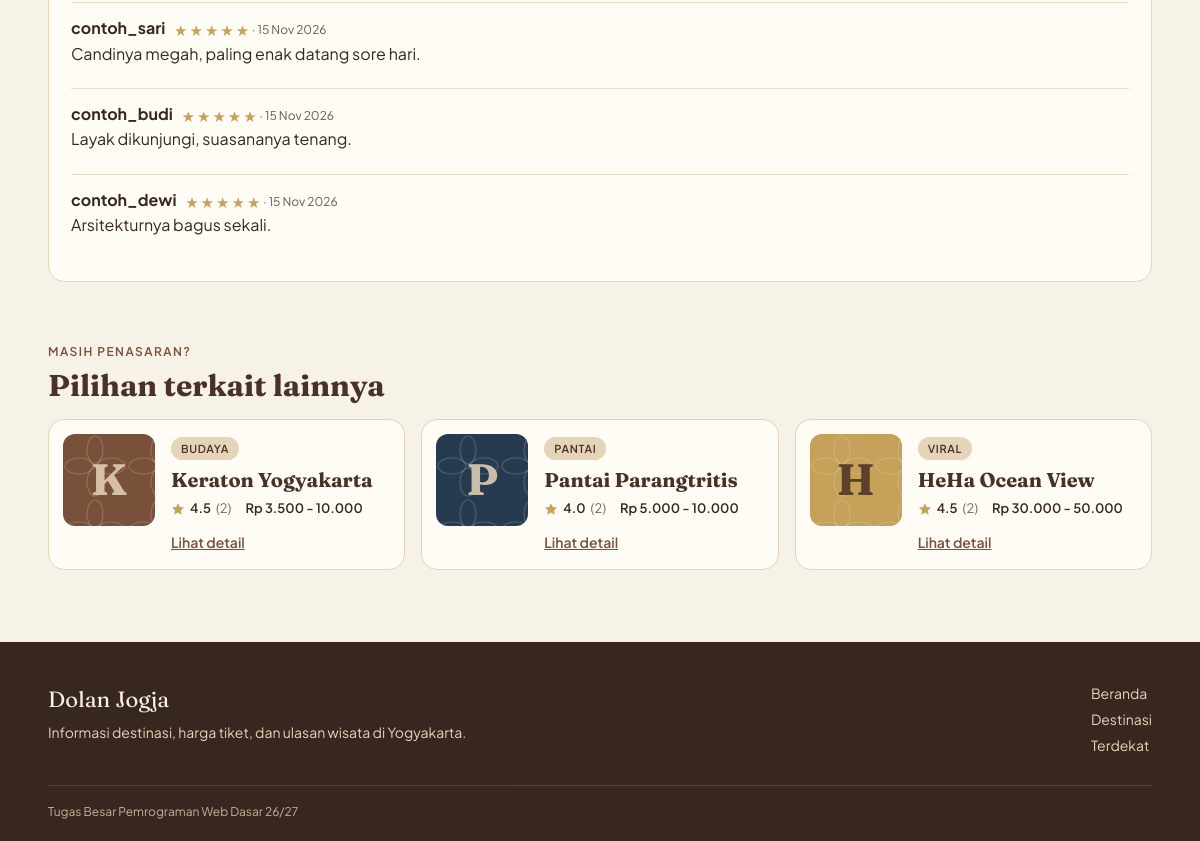
Before: /destinasi/detail.php?id=1 (lower part) with the older database file.
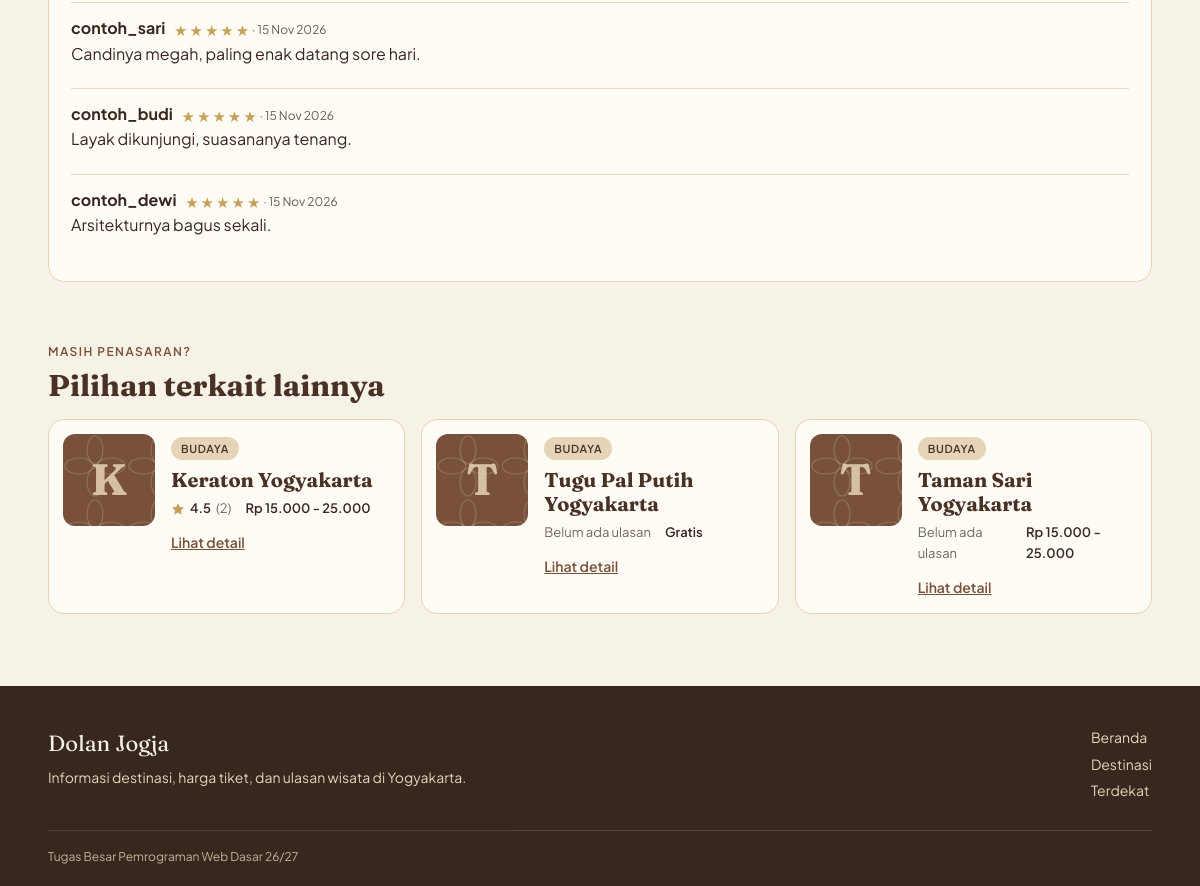
After: the same page with the newer database file.
### tables this page shows
CREATE TABLE reviews (
  id INT AUTO_INCREMENT PRIMARY KEY,
  destination_id INT NOT NULL,
  user_id INT NOT NULL,
  rating TINYINT NOT NULL,
  komentar TEXT,
  created_at TIMESTAMP DEFAULT CURRENT_TIMESTAMP,
  FOREIGN KEY (destination_id) REFERENCES destinations(id) ON DELETE CASCADE,
  FOREIGN KEY (user_id) REFERENCES users(id) ON DELETE CASCADE
);

CREATE TABLE users (
  id INT AUTO_INCREMENT PRIMARY KEY,
  username VARCHAR(30) NOT NULL UNIQUE,
  email VARCHAR(100) NOT NULL UNIQUE,
  password VARCHAR(255) NOT NULL,
  nama_lengkap VARCHAR(100) NOT NULL,
  no_hp VARCHAR(20) DEFAULT NULL,
  foto VARCHAR(255) DEFAULT NULL,
  role ENUM('user','admin') NOT NULL DEFAULT 'user',
  created_at TIMESTAMP DEFAULT CURRENT_TIMESTAMP
);

CREATE TABLE destinations (
  id INT AUTO_INCREMENT PRIMARY KEY,
  category_id INT NOT NULL,
  nama VARCHAR(100) NOT NULL,
  UNIQUE KEY unik_nama_destinasi (nama),
  lokasi VARCHAR(200) NOT NULL,
  deskripsi TEXT,
  harga_tiket INT NOT NULL DEFAULT 0,
  harga_maks INT DEFAULT NULL,
  jam_buka VARCHAR(100),
  latitude DECIMAL(10,7),
  longitude DECIMAL(10,7),
  foto VARCHAR(255),
  created_at TIMESTAMP DEFAULT CURRENT_TIMESTAMP,
  FOREIGN KEY (category_id) REFERENCES categories(id)
);

CREATE TABLE categories (
  id INT AUTO_INCREMENT PRIMARY KEY,
  nama VARCHAR(50) NOT NULL
);

### includes/ulasan_bantuan.php (called while the page is built, shortened)
<?php
if (!function_exists("pastikan_bantuan_ulasan")) {
    function pastikan_bantuan_ulasan($conn) {
        static $siap = null;
        $sql = "CREATE TABLE IF NOT EXISTS review_helps (
            id INT AUTO_INCREMENT PRIMARY KEY,
            review_id INT NOT NULL,
            user_id INT NOT NULL,
            created_at TIMESTAMP DEFAULT CURRENT_TIMESTAMP,
            UNIQUE KEY unik_bantuan (review_id, user_id),
            FOREIGN KEY (review_id) REFERENCES reviews(id) ON DELETE CASCADE,
            FOREIGN KEY (user_id) REFERENCES users(id) ON DELETE CASCADE
        ) ENGINE=InnoDB DEFAULT CHARSET=utf8mb4";
        try {
            $siap = (bool) mysqli_query($conn, $sql);
        } catch (Throwable $e) {
            error_log("Dolan Jogja (includes/ulasan_bantuan.php): " . $e->getMessage());
            $siap = false;
        }
        return $siap;
    }
}

### destinasi/detail.php (the view, shortened to what this page needs)
<?php
require_once __DIR__ . "/../config/koneksi.php";
require_once __DIR__ . "/../includes/ulasan_bantuan.php";
$id = (int) ($_GET["id"] ?? 0);
$st = mysqli_prepare($conn, "SELECT d.*, c.nama AS kategori,
    (SELECT AVG(rating) FROM reviews WHERE destination_id = d.id) AS rata,
    (SELECT COUNT(*) FROM reviews WHERE destination_id = d.id) AS jml_ulasan
    FROM destinations d JOIN categories c ON c.id = d.category_id WHERE d.id = ?");
mysqli_stmt_bind_param($st, "i", $id);
mysqli_stmt_execute($st);
$d = mysqli_fetch_assoc(mysqli_stmt_get_result($st));
$ada_bantuan = pastikan_bantuan_ulasan($conn);
$sql_ulasan = "SELECT r.id, r.user_id, r.rating, r.komentar, r.created_at, u.username";
if ($ada_bantuan) {
    $sql_ulasan .= ",
        (SELECT COUNT(*) FROM review_helps h WHERE h.review_id = r.id) AS membantu,
        (SELECT COUNT(*) FROM review_helps h2 JOIN reviews r2 ON r2.id = h2.review_id WHERE r2.user_id = r.user_id) AS total_membantu";
} else {
    $sql_ulasan .= ", 0 AS membantu, 0 AS total_membantu";
}
$sql_ulasan .= " FROM reviews r JOIN users u ON u.id = r.user_id WHERE r.destination_id = ? ORDER BY r.created_at DESC";
$st = mysqli_prepare($conn, $sql_ulasan);
mysqli_stmt_bind_param($st, "i", $id);
mysqli_stmt_execute($st);
$ulasan_semua = mysqli_fetch_all(mysqli_stmt_get_result($st), MYSQLI_ASSOC);
$filter_bintang = (int) ($_GET["bintang"] ?? 0);
if ($filter_bintang < 1 || $filter_bintang > 5) { $filter_bintang = 0; }
$ulasan = array_values(array_filter($ulasan_semua, function ($r) use ($filter_bintang) {
    return $filter_bintang === 0 || (int) $r["rating"] === $filter_bintang;
}));
$st = mysqli_prepare($conn, "SELECT d.id, d.nama, d.foto, d.harga_tiket, d.harga_maks, c.nama AS kategori,
    (SELECT AVG(rating) FROM reviews WHERE destination_id = d.id) AS rata,
    (SELECT COUNT(*) FROM reviews WHERE destination_id = d.id) AS jml_ulasan
    FROM destinations d JOIN categories c ON c.id = d.category_id
    WHERE d.id <> ? ORDER BY (d.category_id = ?) DESC, d.id LIMIT 3");
mysqli_stmt_bind_param($st, "ii", $id, $d["category_id"]);
mysqli_stmt_execute($st);
$terkait = mysqli_fetch_all(mysqli_stmt_get_result($st), MYSQLI_ASSOC);
require_once __DIR__ . "/../includes/header.php";
?>
<div class="wadah"><div class="halaman-isi">
        <p class="meta-baris"><?php echo tampil_rating($d["rata"], $d["jml_ulasan"]); ?></p>
    <div class="panel" id="ulasan">
        <div id="wadah-ulasan">
            <?php foreach ($ulasan as $r) {
                $nilai_rt = (int) $r["rating"];
            ?>
                <div class="ulasan-item">
                    <strong><?php echo e($r["username"]); ?></strong>
                    <span class="bintang-tampil" title="<?php echo $nilai_rt; ?>/5">
                        <?php for ($s = 1; $s <= 5; $s++) { ?>
                            <span class="<?php echo $s <= $nilai_rt ? 'isi' : 'kosong'; ?>">&#9733;</span>
                        <?php } ?>
                    </span>
                    <span class="kecil"> &middot; <?php echo e(date("d M Y", strtotime($r["created_at"]))); ?></span>
                    <p><?php echo nl2br(e($r["komentar"])); ?></p>
                </div>
            <?php } ?>
        </div>
    </div>
    <?php if (count($terkait) > 0) { ?>
    <div class="bagian">
        <p class="eyebrow">Masih penasaran?</p>
        <h2>Pilihan terkait lainnya</h2>
        <div class="terkait-grid">
            <?php foreach ($terkait as $t) { ?>
                <div class="baris-kecil kartu-klik">
                    <?php echo tampil_foto($t["foto"], $t["kategori"], $t["nama"]); ?>
                    <div>
                        <span class="label"><?php echo e($t["kategori"]); ?></span>
                        <h3><?php echo e($t["nama"]); ?></h3>
                        <p class="meta-baris"><?php echo tampil_rating($t["rata"], $t["jml_ulasan"]); ?><span><?php echo e(rentang_harga($t["harga_tiket"], $t["harga_maks"])); ?></span></p>
                        <a href="<?php echo BASE_URL; ?>destinasi/detail.php?id=<?php echo (int) $t["id"]; ?>">Lihat detail</a>
                    </div>
                </div>
            <?php } ?>
        </div>
    </div>
    <?php } ?>
</div></div>
<?php require_once __DIR__ . "/../includes/footer.php"; ?>

### includes/header.php (shortened to what this page needs)
<!DOCTYPE html PUBLIC "-//W3C//DTD XHTML 1.0 Strict//EN" "http://www.w3.org/TR/xhtml1/DTD/xhtml1-strict.dtd">
<html xmlns="http://www.w3.org/1999/xhtml" xml:lang="id" lang="id">
<head>
    <link rel="stylesheet" type="text/css" href="<?php echo BASE_URL; ?>assets/css/style.css" />
</head>
<body>

### includes/fungsi.php (shortened to what this page needs)
<?php
function e($teks) {
    return htmlspecialchars((string) $teks, ENT_QUOTES, "UTF-8");
}
function rentang_harga($min, $maks) {
    if ((int) $min === 0 && ($maks === null || (int) $maks === 0)) {
        return "Gratis";
    }
    $teks = "Rp " . number_format($min, 0, ",", ".");
    if ($maks !== null && (int) $maks > (int) $min) {
        $teks .= " - " . number_format($maks, 0, ",", ".");
    }
    return $teks;
}
function foto_ada($foto) {
    if ($foto === null || $foto === "") { return false; }
    $berkas = basename((string) $foto);
    return is_file(__DIR__ . "/../assets/uploads/destinasi/" . $berkas);
}
function tampil_monogram($kategori, $nama) {
    $kelas = "ph-" . strtolower(preg_replace("/[^a-zA-Z0-9]/", "", (string) $kategori));
    $huruf = mb_strtoupper(mb_substr((string) $nama, 0, 1, "UTF-8"), "UTF-8");
    return '<div class="foto-bingkai"><div class="ph ' . $kelas . '"><span>' . e($huruf) . '</span></div></div>';
}
function tampil_foto($foto, $kategori, $nama) {
    if (!foto_ada($foto)) {
        return tampil_monogram($kategori, $nama);
    }
    return '<div class="foto-bingkai"><img src="' . BASE_URL . 'assets/uploads/destinasi/' . rawurlencode(basename((string) $foto)) . '" alt="Foto ' . e($nama) . '" width="600" height="400" /></div>';
}
function tampil_rating($rata, $jumlah) {
    if ((int) $jumlah === 0) {
        return '<span class="rating redup">Belum ada ulasan</span>';
    }
    return '<span class="rating"><span class="bintang"></span>' . number_format($rata, 1) . ' <span class="redup">(' . (int) $jumlah . ')</span></span>';
}

### includes/footer.php
<div class="footer">
    <div class="footer-isi">
        <div>
            <p class="footer-nama">Dolan Jogja</p>
            <p>Informasi destinasi, harga tiket, dan ulasan wisata di Yogyakarta.</p>
        </div>
        <div class="footer-link">
            <a href="<?php echo BASE_URL; ?>index.php">Beranda</a>
            <a href="<?php echo BASE_URL; ?>index.php#destinasi">Destinasi</a>
            <a href="<?php echo BASE_URL; ?>destinasi/terdekat.php">Terdekat</a>
        </div>
    </div>
    <p class="footer-bawah">Tugas Besar Pemrograman Web Dasar 26/27</p>
</div>
</body>
</html>

### assets/css/style.css (style rules this page uses)
:root { --lebar: 1320px; --soga-gelap: #493126; --coklat-jawa: #79513B; --batik: #B88962; --pasir: #E6D4B8; --krem: #F7F2E8; --indigo: #263B50; --taupe: #A18B78; --emas: #C5A15A; --kakao: #38271F; --sage: #87977A; --font-judul: "Fraunces", Georgia, "Times New Roman", serif; --font-isi: "Plus Jakarta Sans", "Segoe UI", Arial, sans-serif; }
* { box-sizing: border-box; }
body { margin: 0; background: var(--krem); color: var(--kakao); font-family: var(--font-isi); font-size: 16px; line-height: 1.6; }
h1, h2, h3 { font-family: var(--font-judul); line-height: 1.2; margin: 0 0 .5em; color: var(--soga-gelap); }
h2 { font-size: 30px; }
p { margin: 0 0 .6em; }
a { color: var(--coklat-jawa); }
.wadah { max-width: var(--lebar); margin: 0 auto; padding: 0 20px; }
.bagian { padding: 40px 0 8px; }
.eyebrow { color: var(--coklat-jawa); letter-spacing: .12em; text-transform: uppercase; font-size: 12px; font-weight: 600; margin-bottom: 6px; }
.foto-bingkai { width: 100%; height: 100%; overflow: hidden; position: relative; }
.ph { width: 100%; height: 100%; display: flex; align-items: center; justify-content: center; background-color: var(--coklat-jawa); background-image: var(--pola-krem); color: var(--pasir); }
.ph span { font-family: var(--font-judul); font-size: 44px; font-weight: 700; opacity: .85; }
.ph-budaya { background-color: var(--coklat-jawa); }
.label { display: inline-block; font-size: 11px; font-weight: 600; letter-spacing: .06em; text-transform: uppercase; padding: 3px 10px; border-radius: 999px; background: var(--pasir); color: var(--soga-gelap); }
.rating { display: inline-flex; align-items: center; gap: 5px; font-size: 13px; font-weight: 600; }
.redup { font-weight: 400; opacity: .7; }
.bintang { width: 14px; height: 14px; display: inline-block; }
.baris-kecil { display: flex; gap: 16px; background: #FFFCF6; border: 1px solid var(--pasir); border-radius: 16px; padding: 14px; flex: 1; }
.baris-kecil > .foto-bingkai { width: 112px; height: 112px; border-radius: 12px; flex: none; }
.baris-kecil h3 { font-size: 20px; margin: 8px 0 2px; }
.baris-kecil a { font-size: 14px; font-weight: 600; }
.meta-baris { display: flex; align-items: center; gap: 14px; font-size: 13px; font-weight: 600; margin: 6px 0 10px; }
.footer { background: var(--kakao); color: var(--pasir); padding: 40px 20px 20px; margin-top: 56px; font-size: 14px; }
.footer-isi { max-width: var(--lebar); margin: 0 auto; display: flex; justify-content: space-between; gap: 24px; flex-wrap: wrap; }
.footer-nama { font-family: var(--font-judul); font-size: 22px; color: var(--krem); margin-bottom: 4px; }
.footer-link a { display: block; color: var(--pasir); text-decoration: none; margin-bottom: 4px; }
.footer-bawah { max-width: var(--lebar); margin: 24px auto 0; padding-top: 16px; border-top: 1px solid rgba(230,212,184,.2); font-size: 12px; opacity: .8; }
.panel { background: #FFFCF6; border: 1px solid var(--pasir); border-radius: 16px; padding: 22px; margin-bottom: 20px; }
.kecil { font-size: 12px; opacity: .75; }
.halaman-isi { padding: 36px 0 8px; }
.unggulan-besar, .baris-kecil, .baris { transition: transform .3s ease, box-shadow .3s ease, border-color .3s ease, background-color .3s ease; }
.kartu-klik { cursor: pointer; }
.foto-bingkai .ph { transition: transform .6s cubic-bezier(.2,.7,.2,1); }
.terkait-grid { display: grid; grid-template-columns: repeat(auto-fit, minmax(320px, 1fr)); gap: 16px; margin-top: 14px; }
.terkait-grid .baris-kecil > .foto-bingkai { width: 92px; height: 92px; }
:root { --lebar: 100%; --tepi: clamp(20px, 4vw, 88px); }
.wadah, .navbar-isi, .hero-isi { padding-left: var(--tepi); padding-right: var(--tepi); }
.footer { padding-left: var(--tepi); padding-right: var(--tepi); }
.halaman-isi .panel p { max-width: 110ch; }
.bintang-tampil { display: inline-flex; gap: 2px; font-size: 15px; line-height: 1; margin-left: 6px; vertical-align: middle; }
.bintang-tampil .isi { color: var(--emas); }
.ulasan-item { border-top: 1px solid #E8DCC4; padding: 12px 0; }
.ph-pantai { background-color: var(--indigo); }
.ph-viral { background-color: var(--emas); color: var(--soga-gelap); }

Changed rows visible on the page:
no longer on this page (row edited): destinations: nama "P", category.nama "PANTAI", nama "Pantai Parangtritis", rata "4.0", jumlah "2", rentang_harga($t["harga_tiket"], $t["harga_maks"]) "Rp 5.000 - 10.000"
no longer on this page (row edited): destinations: nama "H", category.nama "VIRAL", nama "HeHa Ocean View", rata "4.5", jumlah "2", rentang_harga($t["harga_tiket"], $t["harga_maks"]) "Rp 30.000 - 50.000"
changed destinations "Keraton Yogyakarta": rentang_harga($t["harga_tiket"], $t["harga_maks"]) "Rp 3.500 - 10.000" → "Rp 15.000 - 25.000"
added destinations: nama "T", category.nama "BUDAYA", nama "Tugu Pal Putih Yogyakarta", shows "Belum ada ulasan", rentang_harga($t["harga_tiket"], $t["harga_maks"]) "Gratis"
added destinations: nama "T", category.nama "BUDAYA", nama "Taman Sari Yogyakarta", shows "Belum ada ulasan", rentang_harga($t["harga_tiket"], $t["harga_maks"]) "Rp 15.000 - 25.000"
